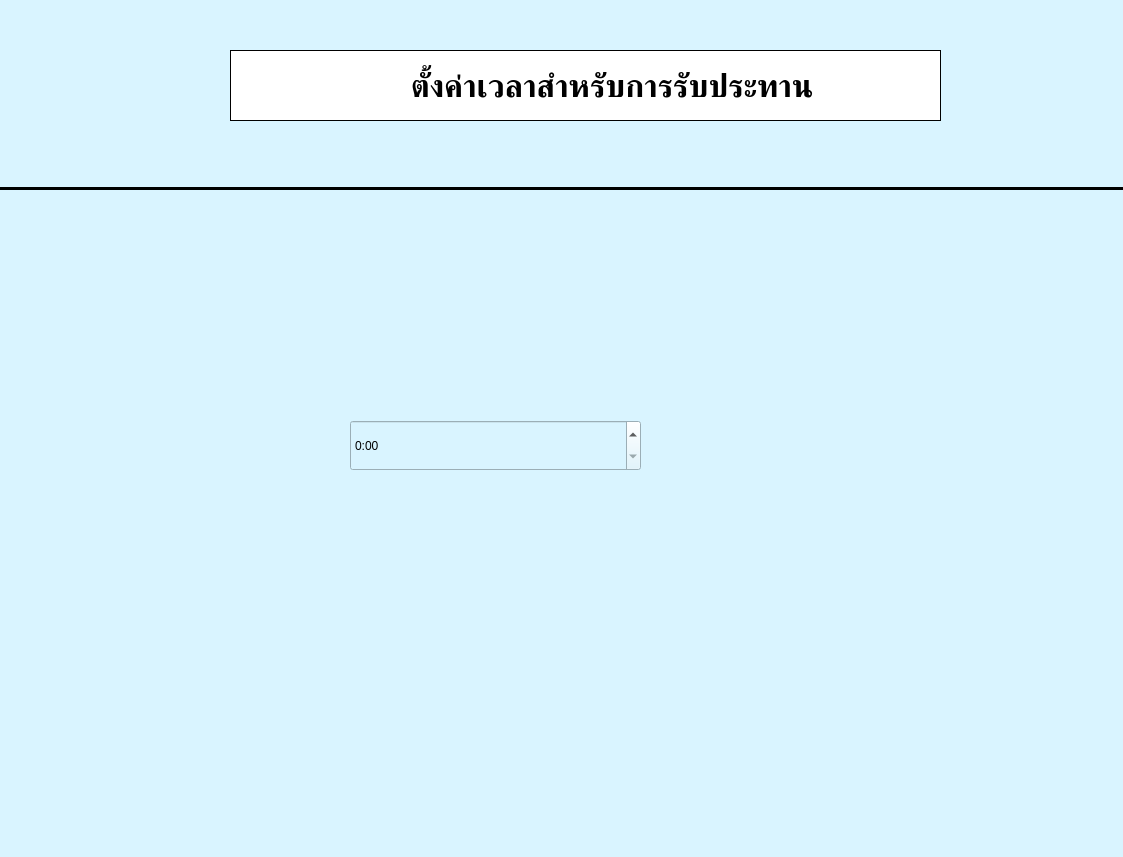
<?xml version="1.0" encoding="UTF-8"?>
<ui version="4.0">
 <class>time_select</class>
 <widget class="QMainWindow" name="time_select">
  <property name="geometry">
   <rect>
    <x>0</x>
    <y>0</y>
    <width>1123</width>
    <height>857</height>
   </rect>
  </property>
  <property name="windowTitle">
   <string>ตั้งค่าเวลา</string>
  </property>
  <property name="styleSheet">
   <string notr="true">background-color: rgb(217, 244, 255)</string>
  </property>
  <widget class="QWidget" name="centralwidget">
   <widget class="Line" name="line">
    <property name="geometry">
     <rect>
      <x>-20</x>
      <y>180</y>
      <width>1201</width>
      <height>16</height>
     </rect>
    </property>
    <property name="frameShadow">
     <enum>QFrame::Plain</enum>
    </property>
    <property name="lineWidth">
     <number>3</number>
    </property>
    <property name="orientation">
     <enum>Qt::Horizontal</enum>
    </property>
   </widget>
   <widget class="QLabel" name="label">
    <property name="geometry">
     <rect>
      <x>230</x>
      <y>50</y>
      <width>711</width>
      <height>71</height>
     </rect>
    </property>
    <property name="font">
     <font>
      <pointsize>24</pointsize>
      <weight>75</weight>
      <bold>true</bold>
     </font>
    </property>
    <property name="styleSheet">
     <string notr="true">background-color: rgb(255, 255, 255);</string>
    </property>
    <property name="frameShape">
     <enum>QFrame::Box</enum>
    </property>
    <property name="lineWidth">
     <number>1</number>
    </property>
    <property name="text">
     <string>      ตั้งค่าเวลาสำหรับการรับประทาน</string>
    </property>
    <property name="textFormat">
     <enum>Qt::AutoText</enum>
    </property>
    <property name="scaledContents">
     <bool>false</bool>
    </property>
    <property name="alignment">
     <set>Qt::AlignCenter</set>
    </property>
    <property name="wordWrap">
     <bool>true</bool>
    </property>
   </widget>
   <widget class="QTimeEdit" name="timeEdit">
    <property name="geometry">
     <rect>
      <x>350</x>
      <y>420</y>
      <width>291</width>
      <height>51</height>
     </rect>
    </property>
    <property name="contextMenuPolicy">
     <enum>Qt::DefaultContextMenu</enum>
    </property>
    <property name="locale">
     <locale language="English" country="UnitedStates"/>
    </property>
    <property name="wrapping">
     <bool>false</bool>
    </property>
    <property name="accelerated">
     <bool>false</bool>
    </property>
    <property name="displayFormat">
     <string>H:mm</string>
    </property>
    <property name="calendarPopup">
     <bool>false</bool>
    </property>
    <property name="timeSpec">
     <enum>Qt::LocalTime</enum>
    </property>
    <property name="time">
     <time>
      <hour>0</hour>
      <minute>0</minute>
      <second>0</second>
     </time>
    </property>
   </widget>
  </widget>
 </widget>
 <tabstops>
  <tabstop>timeEdit</tabstop>
 </tabstops>
 <resources/>
 <connections/>
</ui>
